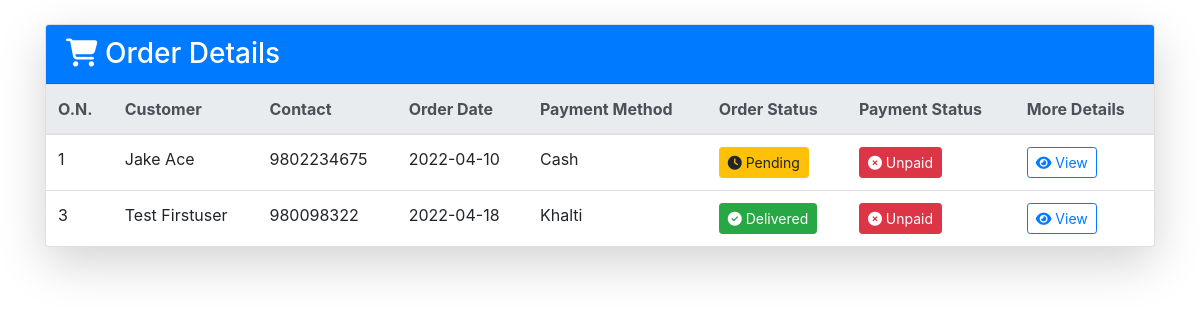
The app's page /adminView/viewAllOrders.php, older data.
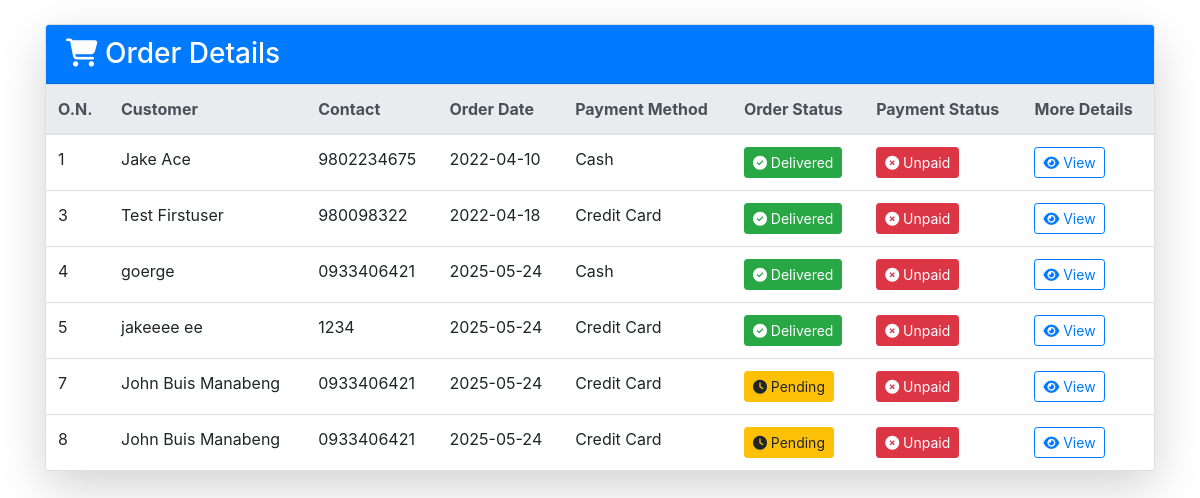
The same page, newer data.
### tables this page shows
CREATE TABLE `orders` (
  `order_id` int(11) NOT NULL,
  `user_id` int(11) NOT NULL,
  `delivered_to` varchar(150) NOT NULL,
  `phone_no` varchar(10) NOT NULL,
  `deliver_address` varchar(255) NOT NULL,
  `pay_method` varchar(50) NOT NULL,
  `pay_status` int(11) NOT NULL,
  `order_status` int(11) NOT NULL DEFAULT 0,
  `order_date` date NOT NULL DEFAULT current_timestamp()
);

### adminView/viewAllOrders.php (the view, shortened to what this page needs)
<?php include_once "../config/dbconnect.php"; ?>
<!DOCTYPE html>
<html lang="en">
<head>
  <link href="https://cdn.jsdelivr.net/npm/bootstrap@4.6.2/dist/css/bootstrap.min.css" rel="stylesheet">
  <link href="https://cdnjs.cloudflare.com/ajax/libs/font-awesome/6.4.0/css/all.min.css" rel="stylesheet">
</head>
<body>
  <div class="container mt-4">
    <div class="card shadow-lg">
      <div class="card-header bg-primary text-white">
        <h3 class="mb-0"><i class="fas fa-shopping-cart"></i> Order Details</h3>
      </div>
      <div class="card-body p-0">
        <div class="table-responsive">
          <table class="table table-hover mb-0">
            <thead class="thead-light">
              <tr>
                <th>O.N.</th>
                <th>Customer</th>
                <th>Contact</th>
                <th>Order Date</th>
                <th>Payment Method</th>
                <th>Order Status</th>
                <th>Payment Status</th>
                <th>More Details</th>
              </tr>
            </thead>
            <tbody>
              <?php
              $sql = "SELECT * FROM orders";
              $result = $conn->query($sql);
              if ($result->num_rows > 0) {
                while ($row = $result->fetch_assoc()) {
              ?>
                  <tr>
                    <td><?= $row["order_id"] ?></td>
                    <td><?= htmlspecialchars($row["delivered_to"]) ?></td>
                    <td><?= htmlspecialchars($row["phone_no"]) ?></td>
                    <td><?= $row["order_date"] ?></td>
                    <td><?= htmlspecialchars($row["pay_method"]) ?></td>
                    <td>
                      <button class="btn btn-sm <?= $row["order_status"] == 1 ? 'btn-success' : 'btn-warning' ?>"
                        onclick="ChangeOrderStatus('<?= $row['order_id'] ?>')">
                        <i class="fas <?= $row["order_status"] == 1 ? 'fa-check-circle' : 'fa-clock' ?>"></i>
                        <?= $row["order_status"] == 1 ? 'Delivered' : 'Pending' ?>
                      </button>
                    </td>
                    <td>
                      <button class="btn btn-sm <?= $row["pay_status"] == 1 ? 'btn-success' : 'btn-danger' ?>"
                        onclick="ChangePayStatus('<?= $row['order_id'] ?>')">
                        <i class="fas <?= $row["pay_status"] == 1 ? 'fa-check-circle' : 'fa-times-circle' ?>"></i>
                        <?= $row["pay_status"] == 1 ? 'Paid' : 'Unpaid' ?>
                      </button>
                    </td>
                    <td>
                      <a class="btn btn-outline-primary btn-sm openPopup"
                        data-href="./adminView/viewEachOrder.php?orderID=<?= $row['order_id'] ?>"
                        href="javascript:void(0);">
                        <i class="fas fa-eye"></i> View
                      </a>
                    </td>
                  </tr>
              <?php
                }
              }
              ?>
            </tbody>
          </table>
        </div>
      </div>
    </div>
  </div>
</body>
</html>

Row changes from the older to the newer data that the page shows:
changed orders "Jake Ace": order_status "Pending" → "Delivered"
changed orders "Test Firstuser": pay_method "Khalti" → "Credit Card"
added orders: order_id "4", delivered_to "goerge", phone_no "0933406421", order_date "2025-05-24", pay_method "Cash", order_status 1 (drawn), pay_status 0 (drawn)
added orders: order_id "5", delivered_to "jakeeee ee", phone_no "1234", order_date "2025-05-24", pay_method "Credit Card", order_status 1 (drawn), pay_status 0 (drawn)
added orders: order_id "7", delivered_to "John Buis Manabeng", phone_no "0933406421", order_date "2025-05-24", pay_method "Credit Card", order_status 0 (drawn), pay_status 0 (drawn)
added orders: order_id "8", delivered_to "John Buis Manabeng", phone_no "0933406421", order_date "2025-05-24", pay_method "Credit Card", order_status 0 (drawn), pay_status 0 (drawn)
